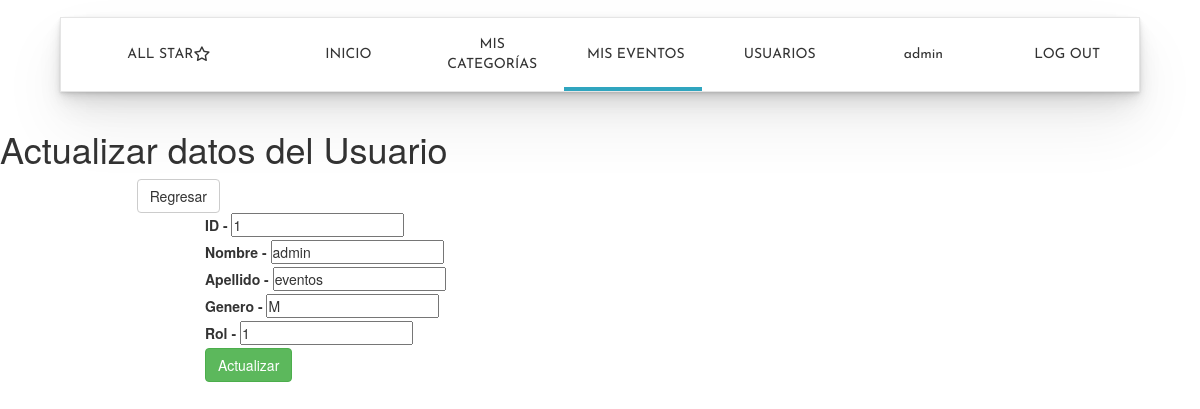
Screenshot of /usuarios/update.php?id=1 (signed in) with the database file from the repository.
### tables this page shows
CREATE TABLE IF NOT EXISTS `usuario` (
  `idUsuario` int(11) NOT NULL AUTO_INCREMENT,
  `Username` varchar(20) NOT NULL,
  `Password` varchar(35) NOT NULL,
  `Nombre` varchar(50) NOT NULL,
  `Apellido` varchar(50) NOT NULL,
  `Genero` char(1) NOT NULL,
  `Rolusuario` int(11) NOT NULL,
  PRIMARY KEY (`idUsuario`),
  UNIQUE KEY `user_nameforUser` (`Username`),
  KEY `User_ROLuser` (`Rolusuario`)
);

### usuarios/update.php (the view, shortened to what this page needs)
<!DOCTYPE html>
<html lang="es">
<head>
	<link rel="stylesheet" href="css/bootstrap.min.css" />
	<link rel="stylesheet" href="css/bootstrap.min.css" />
    <link rel="stylesheet" href="../css/menu.style.css">
    <link rel="stylesheet" href="css/dashboard.css">
    <link rel="stylesheet" href="../css/icomoon/style.css">
</head>
<body>
<?php
require_once('../vista/menu_vista.php');
?>
<div class="content">
	<div class="row">
		<div class="col-md-12">
			<div class="row">
				<div class="col-offset-2 col-md-8">
					<h1>Actualizar datos del Usuario</h1>
				</div>
			</div>
		</div>
	</div>
	<div class="row">
		<div class="col-offset-2 col-md-8">
			<div class="row">
				<div class="col-md-offset-2 col-md-8">
					<a href="index.php" class="btn btn-default">Regresar</a>
				</div>
			</div>
		</div>
	</div>
    <div class="row">
        <div class="col-md-offset-2 col-md-8">
        <form action="update.php" method="POST">
<?php
if (!empty($_GET)) {
$cn =  Database::connect();
$cn->setAttribute(PDO::ATTR_ERRMODE,PDO::ERRMODE_EXCEPTION);
$query = $cn->prepare("SELECT * FROM usuario where idUsuario = ?");
$query->execute(array($_GET['id']));
$data = $query->fetch(PDO::FETCH_ASSOC);
echo '
	<div>
		<label for="-">ID - </label>
		<input type="text" value="'.$data["idUsuario"].'" class="cod" readonly="readonly" name="idUsuario">
	</div>
	<div>
		<label for="-">Nombre - </label>
		<input type="text" value="'.$data["Nombre"].'" placeholder="Nombre" name="nombre">
	</div>
	<div>
		<label for="-">Apellido - </label>
		<input type="text" value="'.$data["Apellido"].'" placeholder="Apellido"  name="apellido">
	</div>
	<!--<div>
		<label for="-">Password - </label>
		<input type="text" value="'.$data["Password"].'" placeholder="Passwordseña"  name="Password">
	</div>-->
	<div>
		<label for="-">Genero - </label>
		<input type="text" value="'.$data["Genero"].'" placeholder="Genero"  name="genero" readonly="readonly">
	</div>
	<div>
		<label for="-">Rol - </label>
		<input type="text" value="'.$data["Rolusuario"].'" placeholder="Tipo Usuario"  name="Tipo" readonly="readonly">
	</div>
';
}
?>
		<div>
			<input type="submit" class="btn btn-success" value="Actualizar">
		</div>
	    </form>
        </div>
    </div>
</div>
</body>
</html>

### css/menu.style.css (style rules this page uses)
* { padding: 0; margin: 0; box-sizing: border-box; }
a { color: inherit; font-style: normal; text-decoration: none; }

### usuarios/css/dashboard.css (style rules this page uses)
* { padding: 0; margin: 0; }
body { background-color: white; }

### rows the page displays
usuario: idUsuario "1", nombre "admin", apellido "eventos", genero "M", Tipo "1"

### other values shown
$opcion "INICIO"
$opcion "MIS CATEGORÍAS"
$opcion "MIS EVENTOS"
$opcion "USUARIOS"
$opcion "admin"
$opcion "LOG OUT"
